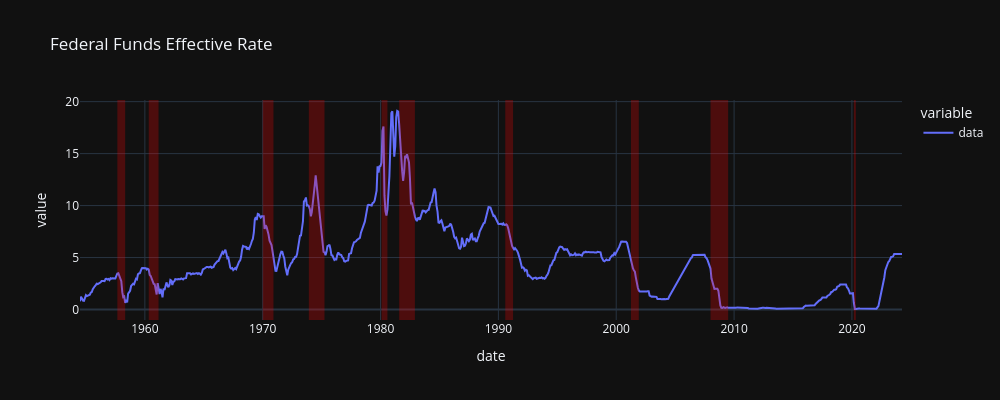

Notebook code for this chart:
### Code cell
# """Federal Funds Effective Rate (FEDFUNDS)"""
plot_data("FEDFUNDS", "Federal Funds Effective Rate", years=70)

### Figure 1 — Plotly figure (JSON) as saved in the notebook; plotly's stock layout.template omitted (floating-point values rounded to 4 significant figures; data arrays with more than 128 entries replaced by an {"elided": "..."} marker saying what was removed)
{"data": [{"hovertemplate": "variable=data<br>date=%{x|%B %d, %Y}<br>value=%{y}<extra></extra>", "legendgroup": "data", "line": {"color": "#636efa", "dash": "solid"}, "marker": {"symbol": "circle"}, "mode": "lines", "name": "data", "orientation": "v", "showlegend": true, "type": "scatter", "x": {"elided": "838 str values"}, "xaxis": "x", "y": {"elided": "838 float values"}, "yaxis": "y"}], "layout": {"height": 400, "legend": {"title": {"text": "variable"}, "tracegroupgap": 0}, "shapes": [{"fillcolor": "red", "line": {"width": 0}, "opacity": 0.25, "type": "rect", "x0": "1957-09-01", "x1": "1958-05-01", "xref": "x", "y0": 0, "y1": 1, "yref": "y domain"}, {"fillcolor": "red", "line": {"width": 0}, "opacity": 0.25, "type": "rect", "x0": "1960-05-01", "x1": "1961-03-01", "xref": "x", "y0": 0, "y1": 1, "yref": "y domain"}, {"fillcolor": "red", "line": {"width": 0}, "opacity": 0.25, "type": "rect", "x0": "1970-01-01", "x1": "1970-12-01", "xref": "x", "y0": 0, "y1": 1, "yref": "y domain"}, {"fillcolor": "red", "line": {"width": 0}, "opacity": 0.25, "type": "rect", "x0": "1973-12-01", "x1": "1975-04-01", "xref": "x", "y0": 0, "y1": 1, "yref": "y domain"}, {"fillcolor": "red", "line": {"width": 0}, "opacity": 0.25, "type": "rect", "x0": "1980-02-01", "x1": "1980-08-01", "xref": "x", "y0": 0, "y1": 1, "yref": "y domain"}, {"fillcolor": "red", "line": {"width": 0}, "opacity": 0.25, "type": "rect", "x0": "1981-08-01", "x1": "1982-12-01", "xref": "x", "y0": 0, "y1": 1, "yref": "y domain"}, {"fillcolor": "red", "line": {"width": 0}, "opacity": 0.25, "type": "rect", "x0": "1990-08-01", "x1": "1991-04-01", "xref": "x", "y0": 0, "y1": 1, "yref": "y domain"}, {"fillcolor": "red", "line": {"width": 0}, "opacity": 0.25, "type": "rect", "x0": "2001-04-01", "x1": "2001-12-01", "xref": "x", "y0": 0, "y1": 1, "yref": "y domain"}, {"fillcolor": "red", "line": {"width": 0}, "opacity": 0.25, "type": "rect", "x0": "2008-01-01", "x1": "2009-07-01", "xref": "x", "y0": 0, "y1": 1, "yref": "y domain"}, {"fillcolor": "red", "line": {"width": 0}, "opacity": 0.25, "type": "rect", "x0": "2020-03-01", "x1": "2020-05-01", "xref": "x", "y0": 0, "y1": 1, "yref": "y domain"}], "title": {"text": "Federal Funds Effective Rate"}, "width": 1000, "xaxis": {"anchor": "y", "domain": [0, 1], "title": {"text": "date"}}, "yaxis": {"anchor": "x", "domain": [0, 1], "title": {"text": "value"}}}}
